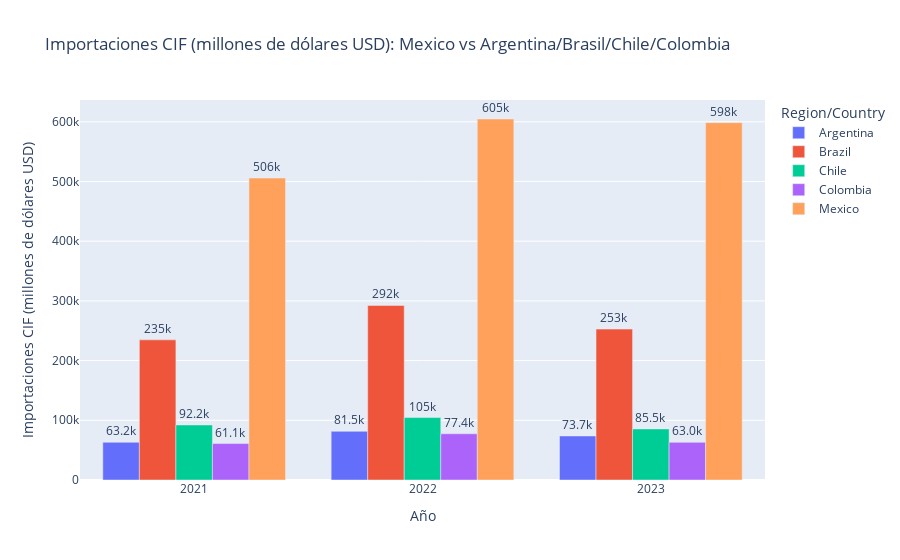

The notebook cell this image was saved under:
### Code cell
import pandas as pd
import plotly.express as px

# Convertir 'Value' a numérico (quitando comas)
df_filtrado['Value'] = df_filtrado['Value'].astype(str).str.replace(',', '').astype(float)

# Filtrar solo Imports CIF
imports = df_filtrado[df_filtrado['Series'] == 'Imports CIF (millions of US dollars)']

# Seleccionar México y Argentina/Brasil/Chile/Colombia
subset = imports[imports['Region/Country'].isin(['Mexico', 'Argentina', 'Brazil', 'Chile', 'Colombia'])]

# Gráfico de barras
fig = px.bar(
    subset,
    x="Year",
    y="Value",
    color="Region/Country",
    barmode="group",
    title="Importaciones CIF (millones de dólares USD): Mexico vs Argentina/Brasil/Chile/Colombia",
    labels={"Value": "Importaciones CIF (millones de dólares USD)", "Year": "Año"}
)
fig.update_traces(texttemplate='%{y:.3s}', textposition='outside')
fig.show()

### Figure 1 — Plotly figure (JSON) as saved in the notebook; plotly's stock layout.template omitted (floating-point values rounded to 4 significant figures)
{"data": [{"alignmentgroup": "True", "hovertemplate": "Region/Country=Argentina<br>Año=%{x}<br>Importaciones CIF (millones de dólares USD)=%{y}<extra></extra>", "legendgroup": "Argentina", "marker": {"color": "#636efa", "pattern": {"shape": ""}}, "name": "Argentina", "offsetgroup": "Argentina", "orientation": "v", "showlegend": true, "textposition": "outside", "texttemplate": "%{y:.3s}", "type": "bar", "x": [2021, 2022, 2023], "xaxis": "x", "y": [63184, 81523, 73714], "yaxis": "y"}, {"alignmentgroup": "True", "hovertemplate": "Region/Country=Brazil<br>Año=%{x}<br>Importaciones CIF (millones de dólares USD)=%{y}<extra></extra>", "legendgroup": "Brazil", "marker": {"color": "#EF553B", "pattern": {"shape": ""}}, "name": "Brazil", "offsetgroup": "Brazil", "orientation": "v", "showlegend": true, "textposition": "outside", "texttemplate": "%{y:.3s}", "type": "bar", "x": [2021, 2022, 2023], "xaxis": "x", "y": [234690, 292344, 252710], "yaxis": "y"}, {"alignmentgroup": "True", "hovertemplate": "Region/Country=Chile<br>Año=%{x}<br>Importaciones CIF (millones de dólares USD)=%{y}<extra></extra>", "legendgroup": "Chile", "marker": {"color": "#00cc96", "pattern": {"shape": ""}}, "name": "Chile", "offsetgroup": "Chile", "orientation": "v", "showlegend": true, "textposition": "outside", "texttemplate": "%{y:.3s}", "type": "bar", "x": [2021, 2022, 2023], "xaxis": "x", "y": [92191, 104606, 85505], "yaxis": "y"}, {"alignmentgroup": "True", "hovertemplate": "Region/Country=Colombia<br>Año=%{x}<br>Importaciones CIF (millones de dólares USD)=%{y}<extra></extra>", "legendgroup": "Colombia", "marker": {"color": "#ab63fa", "pattern": {"shape": ""}}, "name": "Colombia", "offsetgroup": "Colombia", "orientation": "v", "showlegend": true, "textposition": "outside", "texttemplate": "%{y:.3s}", "type": "bar", "x": [2021, 2022, 2023], "xaxis": "x", "y": [61099, 77410, 63026], "yaxis": "y"}, {"alignmentgroup": "True", "hovertemplate": "Region/Country=Mexico<br>Año=%{x}<br>Importaciones CIF (millones de dólares USD)=%{y}<extra></extra>", "legendgroup": "Mexico", "marker": {"color": "#FFA15A", "pattern": {"shape": ""}}, "name": "Mexico", "offsetgroup": "Mexico", "orientation": "v", "showlegend": true, "textposition": "outside", "texttemplate": "%{y:.3s}", "type": "bar", "x": [2021, 2022, 2023], "xaxis": "x", "y": [505716, 604615, 598475], "yaxis": "y"}], "layout": {"barmode": "group", "legend": {"title": {"text": "Region/Country"}, "tracegroupgap": 0}, "title": {"text": "Importaciones CIF (millones de dólares USD): Mexico vs Argentina/Brasil/Chile/Colombia"}, "xaxis": {"anchor": "y", "domain": [0, 1], "title": {"text": "Año"}}, "yaxis": {"anchor": "x", "domain": [0, 1], "title": {"text": "Importaciones CIF (millones de dólares USD)"}}}}
